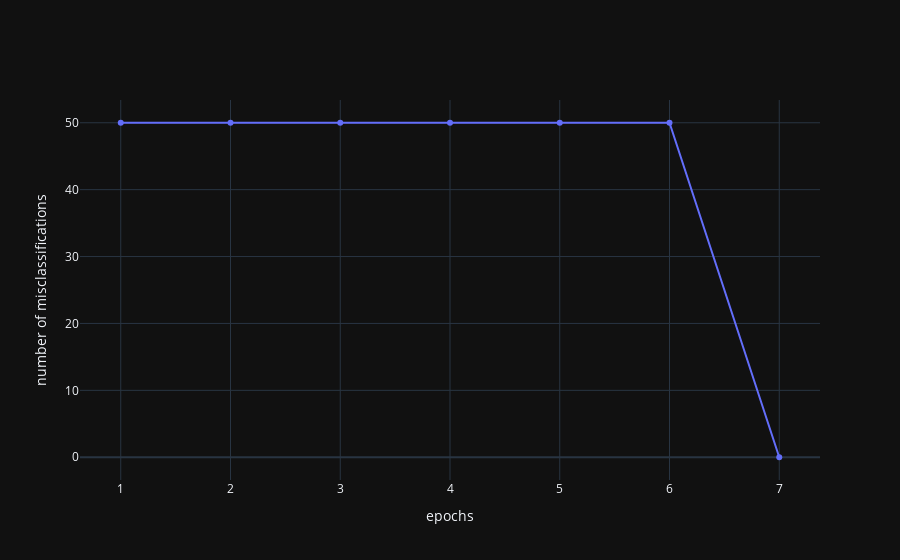

The cell this chart's notebook holds for it:
### Code cell
fig = go.Figure(data=go.Scatter(x=[i+1 for i in range(len(error_points))], y=error_points))
fig.update_layout(xaxis_title = "epochs", 
                    yaxis_title = "number of misclassifications",template="plotly_dark")
fig.show()

### Figure 1 — Plotly figure (JSON) as saved in the notebook; plotly's stock layout.template omitted (floating-point values rounded to 4 significant figures)
{"data": [{"type": "scatter", "x": [1, 2, 3, 4, 5, 6, 7], "y": [50, 50, 50, 50, 50, 50, 0]}], "layout": {"xaxis": {"title": {"text": "epochs"}}, "yaxis": {"title": {"text": "number of misclassifications"}}}}
